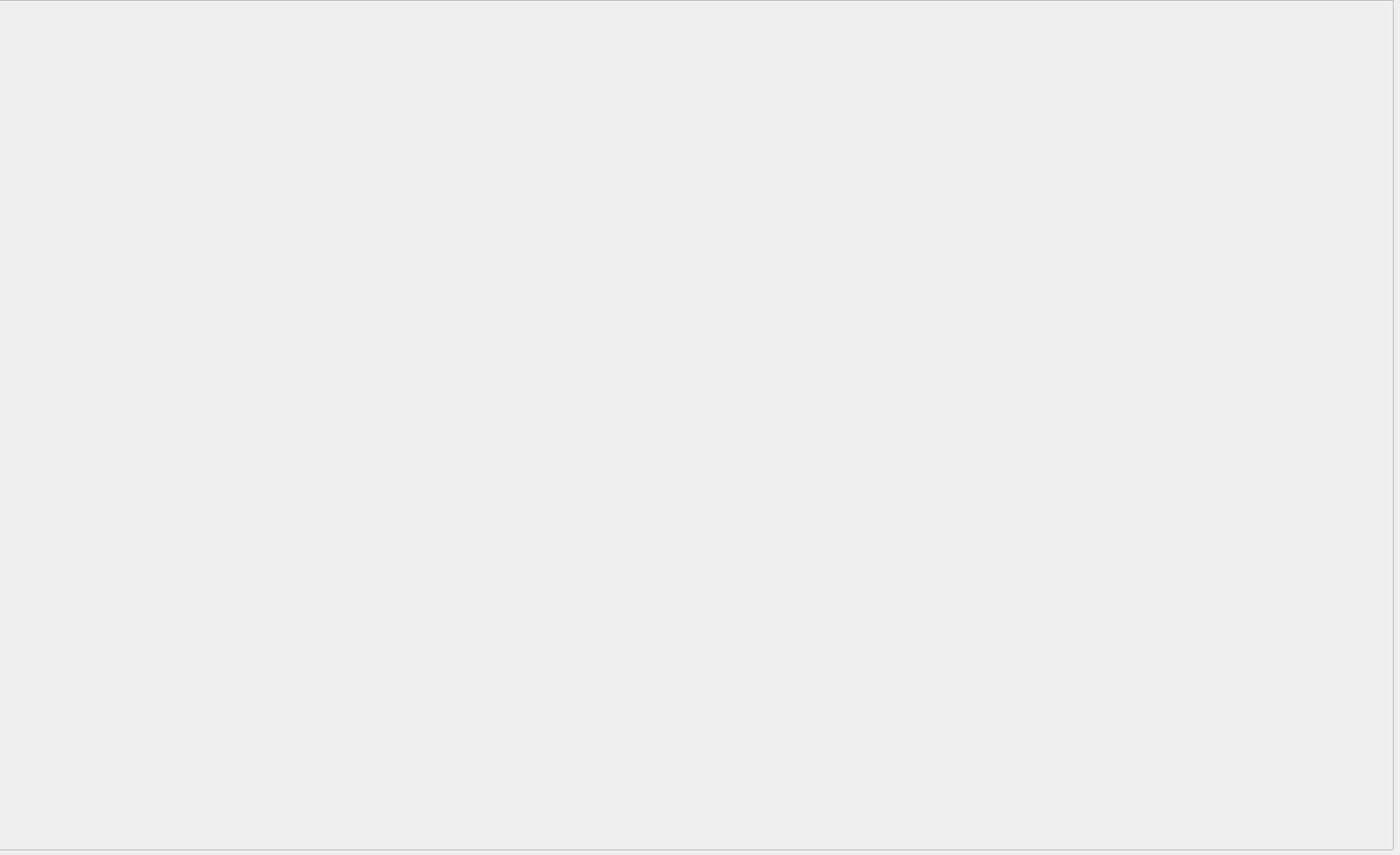
<?xml version="1.0" encoding="UTF-8"?>
<ui version="4.0">
 <class>Form</class>
 <widget class="QWidget" name="Form">
  <property name="geometry">
   <rect>
    <x>0</x>
    <y>0</y>
    <width>1779</width>
    <height>1087</height>
   </rect>
  </property>
  <property name="windowTitle">
   <string>Form</string>
  </property>
  <widget class="QFrame" name="frame">
   <property name="geometry">
    <rect>
     <x>-10</x>
     <y>0</y>
     <width>1781</width>
     <height>1081</height>
    </rect>
   </property>
   <property name="frameShape">
    <enum>QFrame::StyledPanel</enum>
   </property>
   <property name="frameShadow">
    <enum>QFrame::Raised</enum>
   </property>
   <widget class="CoinRankWidget" name="CoinInfoWidget" native="true">
    <property name="geometry">
     <rect>
      <x>20</x>
      <y>10</y>
      <width>871</width>
      <height>1071</height>
     </rect>
    </property>
   </widget>
   <widget class="CandleWidget" name="CandleWidget" native="true">
    <property name="geometry">
     <rect>
      <x>900</x>
      <y>10</y>
      <width>871</width>
      <height>1071</height>
     </rect>
    </property>
   </widget>
  </widget>
 </widget>
 <customwidgets>
  <customwidget>
   <class>CandleWidget</class>
   <extends>QWidget</extends>
   <header>controll/candlechart.h</header>
   <container>1</container>
  </customwidget>
  <customwidget>
   <class>CoinRankWidget</class>
   <extends>QWidget</extends>
   <header>controll/coin_rank.h</header>
   <container>1</container>
  </customwidget>
 </customwidgets>
 <resources/>
 <connections/>
</ui>
